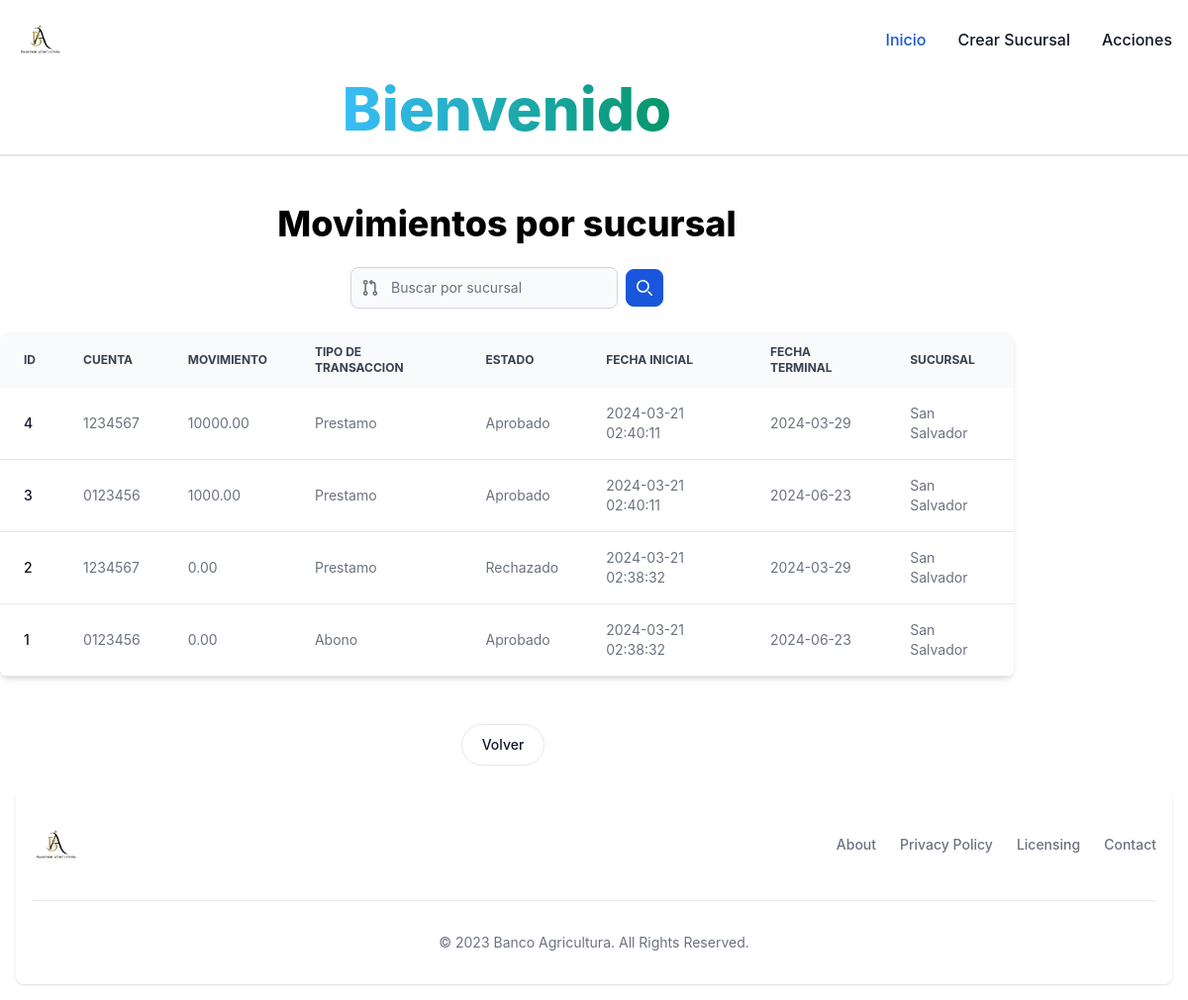
The app's page /GERENTE_BANCO/movimientos.php with its own data.
### tables this page shows
CREATE TABLE `movimientos` (
  `id` int(11) NOT NULL,
  `id_cuenta` int(11) NOT NULL,
  `movimiento` decimal(10,2) DEFAULT NULL,
  `tipo_trans` varchar(100) NOT NULL,
  `Estado` varchar(100) DEFAULT NULL,
  `fecha_creacion` timestamp NOT NULL DEFAULT current_timestamp(),
  `fecha_caducacion` date DEFAULT NULL
);

CREATE TABLE `cuentas` (
  `id` int(11) NOT NULL,
  `id_usuario` int(11) NOT NULL,
  `num_cuenta` varchar(9) NOT NULL,
  `saldo` decimal(10,2) NOT NULL,
  `estado` varchar(100) NOT NULL,
  `fecha_creacion` timestamp NOT NULL DEFAULT current_timestamp()
);

CREATE TABLE `socursal` (
  `id` int(11) NOT NULL,
  `nombre` varchar(100) NOT NULL,
  `municipio` varchar(100) NOT NULL,
  `fecha_creacion` timestamp NOT NULL DEFAULT current_timestamp()
);

### GERENTE_BANCO/movimientos.php (the view, shortened to what this page needs)
<!DOCTYPE html>
<html lang="en">
<head>
    <link href="https://cdnjs.cloudflare.com/ajax/libs/flowbite/2.3.0/flowbite.min.css" rel="stylesheet" />
      <link rel="stylesheet" href="css/style.css" />
</head>
<body>
    <nav class="bg-white border-gray-200 dark:bg-gray-900">
        <div class="max-w-screen-xl flex flex-wrap items-center justify-between mx-auto p-4">
            <a href="cliente.php" class="flex items-center space-x-3 rtl:space-x-reverse">
                <img src="img/logo1.png" class="h-12" alt="Logo" />
            </a>
            <div class="hidden w-full md:block md:w-auto" id="navbar-default">
                <ul class="font-medium flex flex-col p-4 md:p-0 mt-4 border border-gray-100 rounded-lg bg-gray-50 md:flex-row md:space-x-8 rtl:space-x-reverse md:mt-0 md:border-0 md:bg-white dark:bg-gray-800 md:dark:bg-gray-900 dark:border-gray-700">
                    <li>
                        <a href="gerente_banco.php" class="block py-2 px-3 text-white bg-blue-700 rounded md:bg-transparent md:text-blue-700 md:p-0 dark:text-white md:dark:text-blue-500" aria-current="page">Inicio</a>
                    </li>
                    <li>
                        <a href="crear_sucursal.php" class="block py-2 px-3 text-gray-900 rounded hover:bg-gray-100 md:hover:bg-transparent md:border-0 md:hover:text-blue-700 md:p-0 dark:text-white md:dark:hover:text-blue-500 dark:hover:bg-gray-700 dark:hover:text-white md:dark:hover:bg-transparent">Crear Sucursal</a>
                    </li>
                    <li>
                        <a href="acciones_gerente.php" class="block py-2 px-3 text-gray-900 rounded hover:bg-gray-100 md:hover:bg-transparent md:border-0 md:hover:text-blue-700 md:p-0 dark:text-white md:dark:hover:text-blue-500 dark:hover:bg-gray-700 dark:hover:text-white md:dark:hover:bg-transparent">Acciones</a>
                    </li>
                </ul>
            </div>
        </div>
    </nav>
    <div class="container">
        <h1 class="mb-4 text-3xl font-extrabold text-gray-900 dark:text-white md:text-5xl lg:text-6xl"><span class="text-transparent bg-clip-text bg-gradient-to-r to-emerald-600 from-sky-400">Bienvenido </span></h1>
    </div>
    <hr>
    <hr>
    <br>
    <br>
    <div class="container">
        <h2 class="text-4xl font-extrabold dark:text-white">Movimientos por sucursal</h2>
    </div>
    <br>
    <div class="container">
        <form class="flex items-center max-w-sm mx-auto">
            <div class="relative w-full">
                <div class="absolute inset-y-0 start-0 flex items-center ps-3 pointer-events-none">
                </div>
                <input type="text" id="simple-search" class="bg-gray-50 border border-gray-300 text-gray-900 text-sm rounded-lg focus:ring-blue-500 focus:border-blue-500 block w-full ps-10 p-2.5  dark:bg-gray-700 dark:border-gray-600 dark:placeholder-gray-400 dark:text-white dark:focus:ring-blue-500 dark:focus:border-blue-500" placeholder="Buscar por sucursal" />
            </div>
            <button type="submit" class="p-2.5 ms-2 text-sm font-medium text-white bg-blue-700 rounded-lg border border-blue-700 hover:bg-blue-800 focus:ring-4 focus:outline-none focus:ring-blue-300 dark:bg-blue-600 dark:hover:bg-blue-700 dark:focus:ring-blue-800">
                <svg class="w-4 h-4" aria-hidden="true" xmlns="http://www.w3.org/2000/svg" fill="none" viewBox="0 0 20 20">
                    <path stroke="currentColor" stroke-linecap="round" stroke-linejoin="round" stroke-width="2" d="m19 19-4-4m0-7A7 7 0 1 1 1 8a7 7 0 0 1 14 0Z" />
                </svg>
            </button>
        </form>
    </div>
    <br>
    <div class="container">
        <div class="relative overflow-x-auto shadow-md sm:rounded-lg">
            <table class="w-full text-sm text-left rtl:text-right text-gray-500 dark:text-gray-400">
                <thead class="text-xs text-gray-700 uppercase bg-gray-50 dark:bg-gray-700 dark:text-gray-400">
                    <tr>
                        <th scope="col" class="px-6 py-3">ID</th>
                        <th scope="col" class="px-6 py-3">Cuenta</th>
                        <th scope="col" class="px-6 py-3">Movimiento</th>
                        <th scope="col" class="px-6 py-3">Tipo de transaccion</th>
                        <th scope="col" class="px-6 py-3">Estado</th>
                        <th scope="col" class="px-6 py-3">Fecha inicial</th>
                        <th scope="col" class="px-6 py-3">Fecha terminal</th>
                        <th scope="col" class="px-6 py-3">Sucursal</th>
                    </tr>
                </thead>
                <tbody>
                    <?php
                    $pdocn = Database::connect();
                    $sql = "SELECT m.id,
        c.num_cuenta AS id_cuenta,
        m.movimiento,
        m.tipo_trans,
        m.Estado,
        m.fecha_creacion,
        m.fecha_caducacion,
        u.id AS id_usuario,
        s.nombre AS nombre_sucursal
    FROM movimientos m
    INNER JOIN cuentas c ON m.id_cuenta = c.id
    INNER JOIN usuario u ON c.id_usuario = u.id
    INNER JOIN socursal s ON u.id_socursal = s.id
    ORDER BY m.id DESC";
                    foreach ($pdocn->query($sql) as $row) {
                        echo '<tr class="bg-white border-b dark:bg-gray-800 dark:border-gray-700 hover:bg-gray-50 dark:hover:bg-gray-600">
            <th scope="row" class="px-6 py-4 font-medium text-gray-900 whitespace-nowrap dark:text-white">' . $row["id"] . '</th>
            <td class="px-6 py-4">' . $row["id_cuenta"] . '</td>
            <td class="px-6 py-4">' . $row["movimiento"] . '</td>
            <td class="px-6 py-4">' . $row["tipo_trans"] . '</td>
            <td class="px-6 py-4">' . $row["Estado"] . '</td>
            <td class="px-6 py-4">' . $row["fecha_creacion"] . '</td>
            <td class="px-6 py-4">' . $row["fecha_caducacion"] . '</td>
            <td class="px-6 py-4">' . $row["nombre_sucursal"] . '</td>
        </tr>';
                    }
                    ?>
                </tbody>
            </table>
        </div>
    </div> <br>
    <br>
    <div class="container">
        <a href="gerente_banco.php" class="font-medium text-blue-600 dark:text-blue-500 hover:underline"> <button type="button" class="py-2.5 px-5 me-2 mb-2 text-sm font-medium text-gray-900 focus:outline-none bg-white rounded-full border border-gray-200 hover:bg-gray-100 hover:text-blue-700 focus:z-10 focus:ring-4 focus:ring-gray-100 dark:focus:ring-gray-700 dark:bg-gray-800 dark:text-gray-400 dark:border-gray-600 dark:hover:text-white dark:hover:bg-gray-700">Volver</button> </a>
    </div>
    <footer class="bg-white rounded-lg shadow dark:bg-gray-900 m-4">
        <div class="w-full max-w-screen-xl mx-auto p-4 md:py-8">
            <div class="sm:flex sm:items-center sm:justify-between">
                <a href="https://flowbite.com/" class="flex items-center mb-4 sm:mb-0 space-x-3 rtl:space-x-reverse">
                    <img src="img/logo1.png" class="h-12" alt="Flowbite Logo" />
                </a>
                <ul class="flex flex-wrap items-center mb-6 text-sm font-medium text-gray-500 sm:mb-0 dark:text-gray-400">
                    <li>
                        <a href="#" class="hover:underline me-4 md:me-6">About</a>
                    </li>
                    <li>
                        <a href="#" class="hover:underline me-4 md:me-6">Privacy Policy</a>
                    </li>
                    <li>
                        <a href="#" class="hover:underline me-4 md:me-6">Licensing</a>
                    </li>
                    <li>
                        <a href="#" class="hover:underline">Contact</a>
                    </li>
                </ul>
            </div>
            <hr class="my-6 border-gray-200 sm:mx-auto dark:border-gray-700 lg:my-8" />
            <span class="block text-sm text-gray-500 sm:text-center dark:text-gray-400">© 2023
                <a href="https://flowbite.com/" class="hover:underline">Banco Agricultura</a>. All Rights Reserved.</span>
        </div>
    </footer>
</body>
</html>

### GERENTE_BANCO/css/style.css (style rules this page uses)
.container { display: flex; justify-content: center; gap: 20px; flex-wrap: wrap; }

### records on screen
movimientos: id "4", id_cuenta.num_cuenta "1234567", movimiento "10000.00", tipo_trans "Prestamo", Estado "Aprobado", fecha_creacion "2024-03-21 02:40:11", fecha_caducacion "2024-03-29", socursal.nombre "San Salvador"
movimientos: id "3", id_cuenta.num_cuenta "0123456", movimiento "1000.00", tipo_trans "Prestamo", Estado "Aprobado", fecha_creacion "2024-03-21 02:40:11", fecha_caducacion "2024-06-23", socursal.nombre "San Salvador"
movimientos: id "2", id_cuenta.num_cuenta "1234567", movimiento "0.00", tipo_trans "Prestamo", Estado "Rechazado", fecha_creacion "2024-03-21 02:38:32", fecha_caducacion "2024-03-29", socursal.nombre "San Salvador"
movimientos: id "1", id_cuenta.num_cuenta "0123456", movimiento "0.00", tipo_trans "Abono", Estado "Aprobado", fecha_creacion "2024-03-21 02:38:32", fecha_caducacion "2024-06-23", socursal.nombre "San Salvador"
